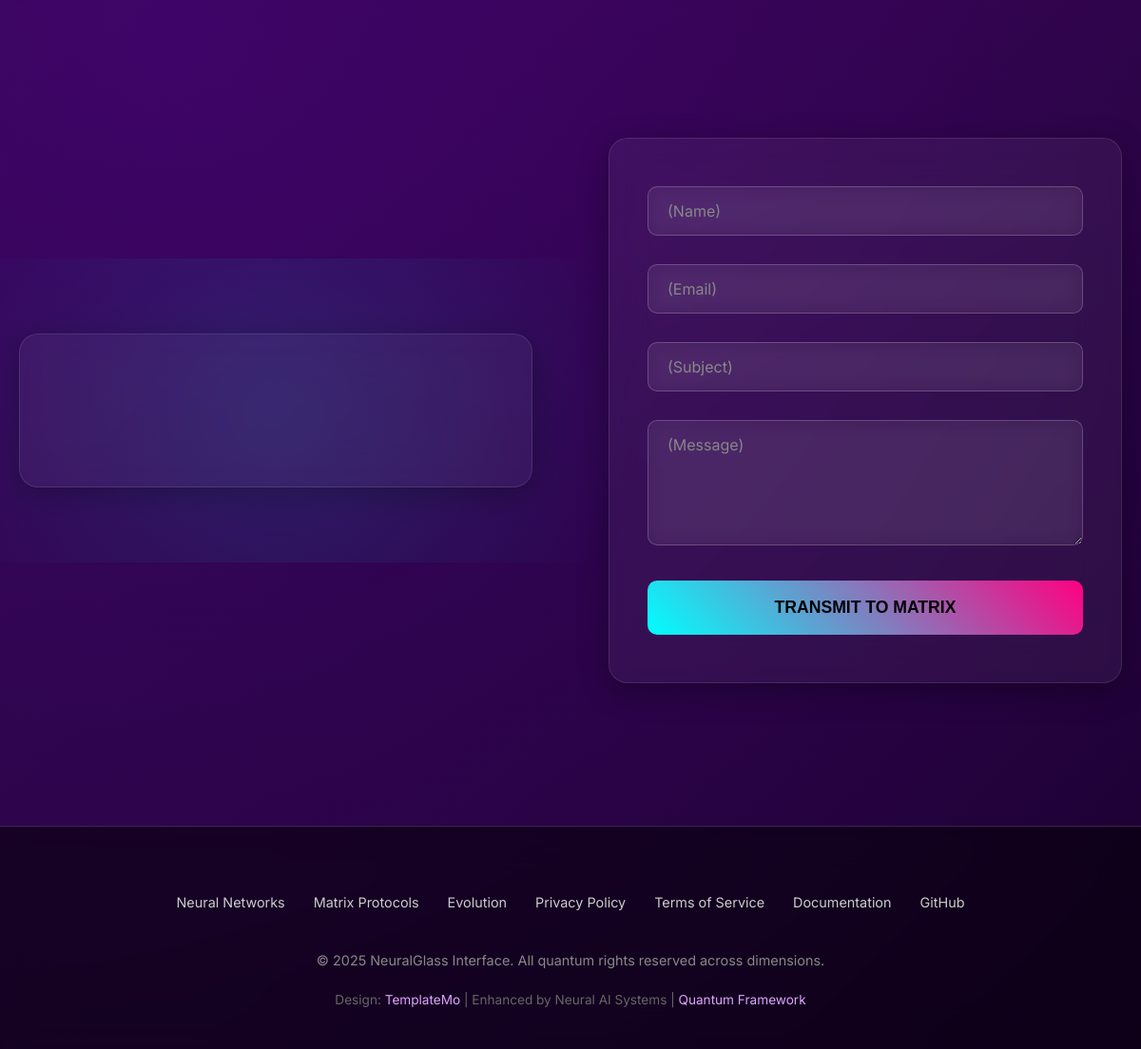
The app's page / (lower part), older data.
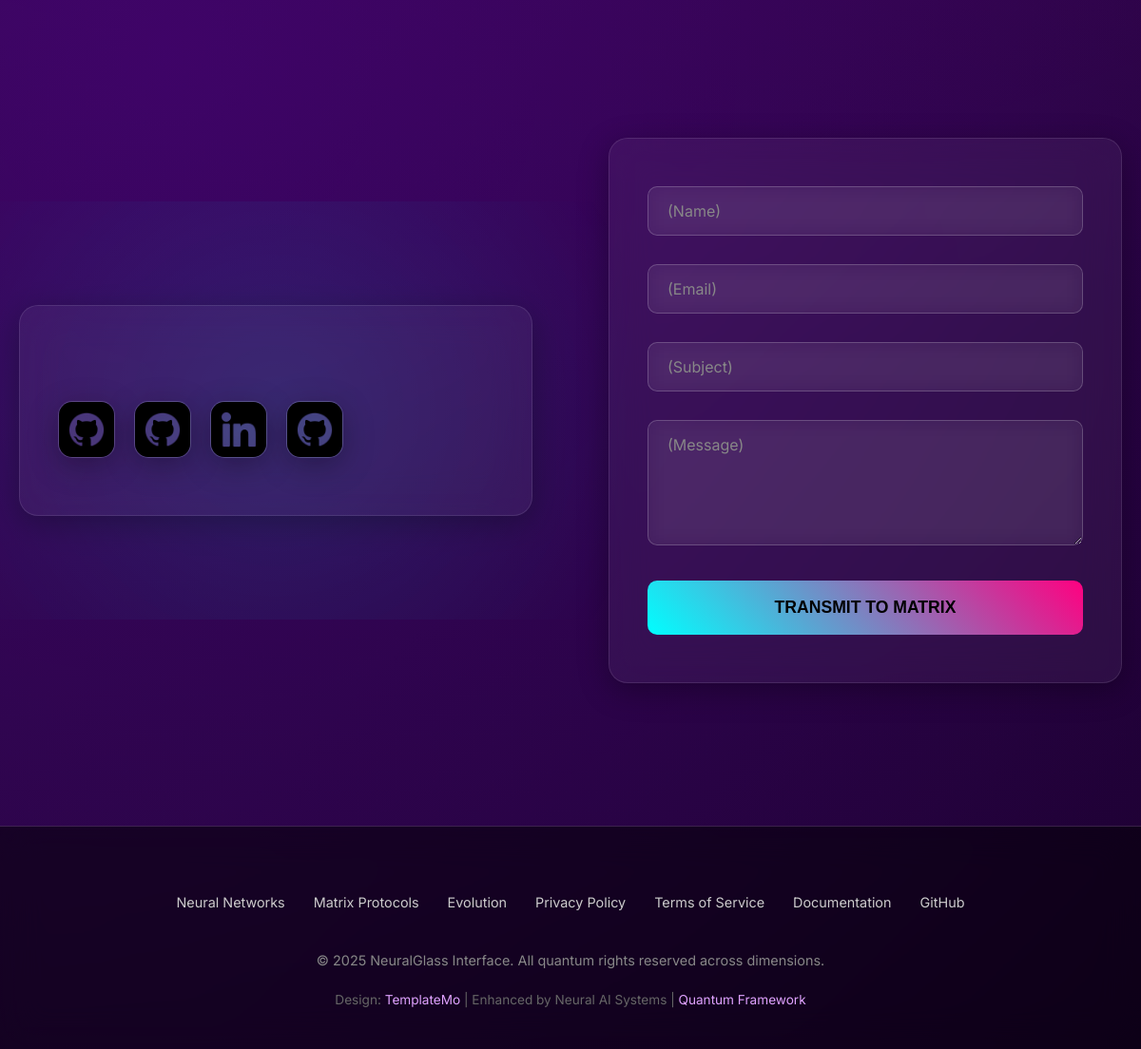
The same page, newer data.
### main/models.py (models this page shows, shortened)
class SocialLink(models.Model):
    orders = [
        (1, 'first'),
        (2, 'second'),
        (3, 'third'),
        (4, 'forth')
    ]
    name = models.CharField(max_length=100)
    url = models.URLField(max_length=200, blank=False)
    icon = models.ImageField(upload_to='media/social_links', blank=False, null=False)
    order = models.PositiveSmallIntegerField(choices=orders)
    is_active = models.BooleanField(default=True)
    class Meta:
        ordering = ['order', 'name']

### main/views.py (the view)
# urls.py: path('', views.main ,name='main')
def main(request):
    success = False
    if request.method == 'POST':
        form = MessageForm(request.POST)
        if form.is_valid():
            form.save()
            success = True
    else:
        form = MessageForm()
    links = SocialLink.objects.filter(is_active=True).order_by('order')[:4]
    contact_text = ContactText.objects.last()
    context = {
       'form': form,
       'success': success,
       'links': links,
       'contact_text': contact_text
              }
    return render(request, 'main/main.html', context)

### main/forms.py (shortened to what this page needs)
class MessageForm(forms.ModelForm):
    class Meta:
        model = MessageModel
        fields = ['name', 'email', 'subject', 'message']

### main/templates/main/main.html (shortened to what this page needs)
{% extends "base.html" %}
{% load static %}
{% block content %}
<body>
    <div class="neural-background"></div>
    <div class="geometric-shapes">
    </div>
    <div class="neural-lines">
    </div>
    <section class="contact" id="contact">
        <div class="contact-container">
            <div class="contact-info glass">
                <div class="social-links">
                    {% for link in links %}
                        {% if link %}
                            <a class="glass"><img src="{{ link.icon.url }}" alt="{{ link.name }}"></a>
                        {% endif %}
                    {% endfor %}
                </div>
            </div>
            <form method="post" data-ajax="true">
                <div class="contact-form glass">
                    <div class="form-group">
                        <input type="text" name="name" placeholder="(Name)" required>
                    </div>
                    <div class="form-group">
                        <input type="email" name="email" placeholder="(Email)" required>
                    </div>
                    <div class="form-group">
                        <input type="text" name="subject" placeholder="(Subject)" required>
                    </div>
                    <div class="form-group">
                        <textarea rows="5" name="message" placeholder="(Message)" required></textarea>
                    </div>
                    {% if success %}
                        <div class="success-message" style="background-color: #28a745; color: white; padding: 10px; border-radius: 5px; text-align: center;">Message transmitted to matrix successfully!</div>
                    {% else %}
                        <button type="submit" class="submit-btn">TRANSMIT TO MATRIX</button>
                    {% endif %}
                </div>
            </form>
        </div>
    </section>
</body>
{% endblock %}

### templates/base.html (shortened to what this page needs)
<!DOCTYPE html>
{% load static %}
<html lang="en">
<head>
    <link href="{% static 'style.css' %}" rel="stylesheet">
</head>
{% block content %}{% endblock %}
<footer>
        <div class="footer-content">
            <div class="footer-links">
                <a href="#features">Neural Networks</a>
                <a href="#showcase">Matrix Protocols</a>
                <a href="#timeline">Evolution</a>
                <a href="#">Privacy Policy</a>
                <a href="#">Terms of Service</a>
                <a href="#">Documentation</a>
    			<a href="https://github.com/yourproject" target="_blank" rel="noopener">GitHub</a>
            </div>
            <div class="footer-copyright">
                <p>&copy; 2025 NeuralGlass Interface. All quantum rights reserved across dimensions.</p>
            </div>
            <div class="footer-design">
                Design: <a href="https://templatemo.com" target="_blank" rel="nofollow noopener">TemplateMo</a> |
                Enhanced by Neural AI Systems |
                <a href="#">Quantum Framework</a>
            </div>
        </div>
</footer>
</html>

### static/style.css (style rules this page uses)
* { margin: 0; padding: 0; box-sizing: border-box; }
body { font-family: 'Inter', 'Segoe UI', -apple-system, BlinkMacSystemFont, system-ui, sans-serif; background: #000; color: #e0a3ff; overflow-x: hidden; min-height: 100vh; font-weight: 400; line-height: 1.6; -webkit-font-smoothing: antialiased; -moz-osx-font-smoothing: grayscale; }
.neural-background { position: fixed; top: 0; left: 0; width: 100%; height: 100%; z-index: -2; background: radial-gradient(circle at 15% 85%, rgba(75, 0, 130, 0.7) 0%, transparent 50%), radial-gradient(circle at 85% 15%, rgba(139, 37, 99, 0.8) 0%, transparent 50%), radial-gradient(circle at 45% 60%, rgba(128, 0, 128, 0.6) 0%, transparent 50%), radial-gradient(circle at 70% 40%, rgba(34, 139, 34, 0.4) 0%, transparent 50%), linear-gradient(135deg, #0a0a0a 0%, #2d1b3d 50%, #000000 100%); animation: backgroundPulse 14s ease-in-out infinite; }
.geometric-shapes { position: fixed; top: 0; left: 0; width: 100%; height: 100%; z-index: -1; overflow: hidden; }
.neural-lines { position: fixed; top: 0; left: 0; width: 100%; height: 100%; z-index: -1; }
.glass { background: rgba(255, 255, 255, 0.05); backdrop-filter: blur(20px); border: 1px solid rgba(255, 255, 255, 0.1); border-radius: 20px; box-shadow: 0 8px 32px rgba(0, 0, 0, 0.3); }
.contact { padding: 150px 0; position: relative; }
.contact-container { max-width: 1200px; margin: 0 auto; padding: 0 20px; display: grid; grid-template-columns: 1fr 1fr; gap: 80px; align-items: center; }
.contact-info { padding: 60px 40px; position: relative; }
.contact-info::before { content: ''; position: absolute; top: -50%; left: -50%; width: 200%; height: 200%; background: radial-gradient(circle, rgba(0, 255, 255, 0.1), transparent 70%); animation: pulse 4s ease-in-out infinite; z-index: -1; }
.contact-form { padding: 50px 40px; }
.form-group { margin-bottom: 30px; position: relative; }
.form-group input, .form-group textarea { width: 100%; padding: 15px 20px; background: rgba(255, 255, 255, 0.05); border: 1px solid rgba(255, 255, 255, 0.2); border-radius: 10px; color: #ffffff; font-family: inherit; font-size: 1rem; backdrop-filter: blur(10px); transition: all 0.3s ease; }
.form-group input::placeholder, .form-group textarea::placeholder { color: #888; }
.submit-btn { width: 100%; padding: 18px; background: linear-gradient(45deg, #00ffff, #ff0080); border: none; border-radius: 10px; color: #000; font-weight: bold; font-size: 1.1rem; cursor: pointer; transition: all 0.3s ease; }
.social-links { display: flex; gap: 20px; margin-top: 40px; }
.social-links a { display: flex; align-items: center; justify-content: center; width: 60px; height: 60px; border-radius: 15px; color: #00ffff; text-decoration: none; font-size: 1.5rem; transition: all 0.3s ease; position: relative; overflow: hidden; }
.social-links a::before { content: ''; position: absolute; top: 0; left: -100%; width: 100%; height: 100%; background: linear-gradient(90deg, transparent, rgba(0, 255, 255, 0.3), transparent); transition: left 0.5s ease; }
.social-links img { width: 100%; height: 100%; object-fit: contain; display: block; }
footer { text-align: center; padding: 60px 20px 40px; border-top: 1px solid rgba(224, 163, 255, 0.2); background: rgba(0, 0, 0, 0.5); backdrop-filter: blur(20px); }
.footer-content { max-width: 1200px; margin: 0 auto; }
.footer-links { display: flex; justify-content: center; gap: 30px; margin-bottom: 30px; flex-wrap: wrap; }
.footer-links a { color: #cccccc; text-decoration: none; font-size: 0.9rem; transition: all 0.3s ease; position: relative; padding: 8px 0; }
.footer-links a::after { content: ''; position: absolute; bottom: 0; left: 0; width: 0; height: 1px; background: linear-gradient(90deg, #e0a3ff, #ff69b4); transition: width 0.3s ease; }
.footer-copyright { color: #888; font-size: 0.9rem; margin-bottom: 15px; }
.footer-design { color: #666; font-size: 0.85rem; margin-top: 20px; }
.footer-design a { color: #e0a3ff; text-decoration: none; transition: all 0.3s ease; }

Row changes from the older to the newer data that the page shows:
added SocialLink: icon (picture)
added SocialLink: icon (picture)
added SocialLink: icon (picture)
added SocialLink: icon (picture)
